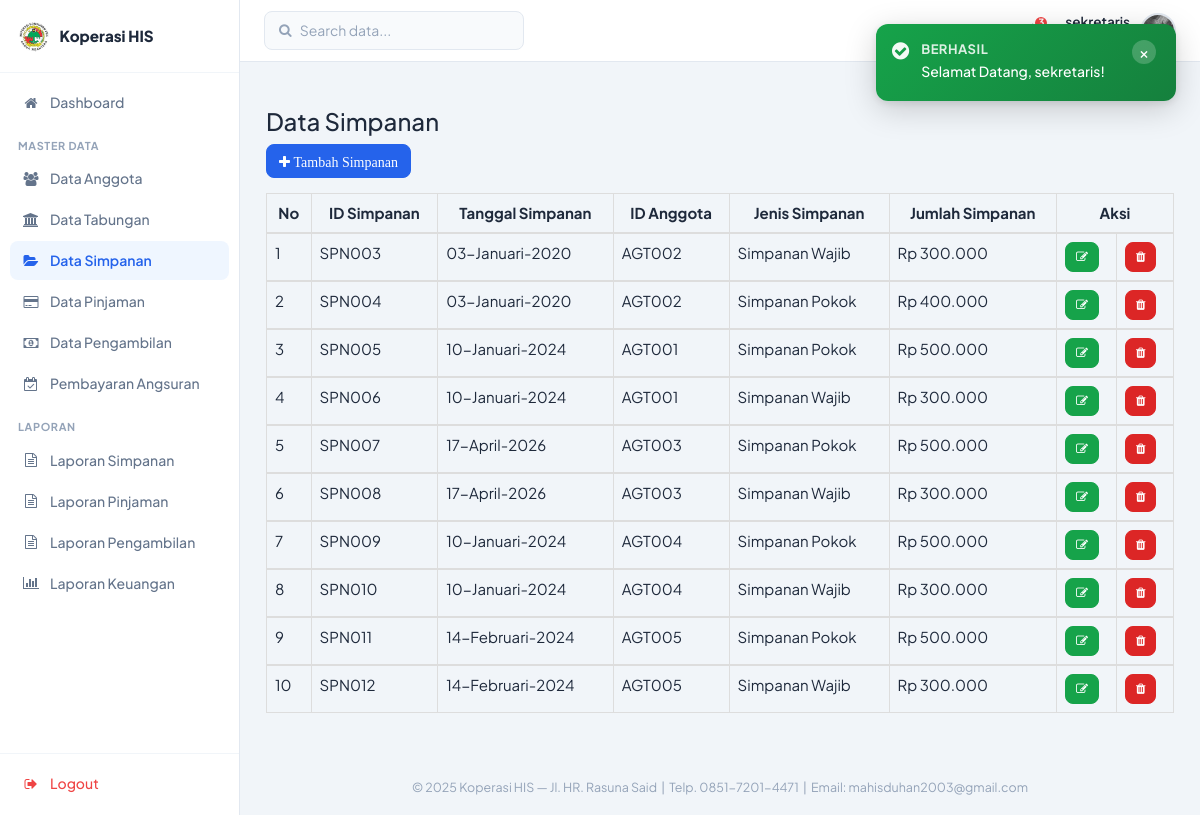
Page /sekretaris/datasimpanan.php (signed in) on the committed database.
### tables this page shows
CREATE TABLE `tbl_simpanan` (
  `id_simpanan` varchar(6) NOT NULL,
  `tgl_simpanan` date NOT NULL,
  `id_anggota` varchar(6) NOT NULL,
  `jenis_simpanan` varchar(20) NOT NULL,
  `jumlah_simpanan` int NOT NULL
);

### sekretaris/datasimpanan.php (the view)
<?php
	include ("style/header.php");
	include ("style/sidebar.php");
	function tgl_indo($tanggal){
		$bulan = array(
			1 => 'Januari',
			'Februari',
			'Maret',
			'April',
			'Mei',
			'Juni',
			'Juli',
			'Agustus',
			'September',
			'Oktober',
			'November',
			'Desember',);
		$pecahkan = explode('-', $tanggal);
		return $pecahkan[2] . '-' . $bulan[(int)$pecahkan[1]] . '-' . $pecahkan[0];
	}
?>
	<div class="box box-primary">
		<div class="box-header with-border">
			<h3 class="box-title">Data Simpanan</h3>
		</div>
		<div class="box-body">
			<div class="form-group">
				<a href="tambahsimpanan.php"><i class="btn btn-primary btn-md"><span class="fa fa-plus fa-md"> Tambah Simpanan</span></i></a>
			</div>
			<div class="table-responsive">
				<table class="table table-bordered">
					<thead>
						<tr>
							<th style="text-align: center;">No</th>
							<th style="text-align: center;">ID Simpanan</th>
							<th style="text-align: center;">Tanggal Simpanan</th>
							<th style="text-align: center;">ID Anggota</th>
							<th style="text-align: center;">Jenis Simpanan</th>
							<th style="text-align: center;">Jumlah Simpanan</th>
							<th style="text-align: center;" colspan="2">Aksi</th>
						</tr>
					</thead>
					<?php
					$no = 1;
					include ("../config/koneksi.php");
					$sql = mysqli_query($konek, "SELECT * FROM tbl_simpanan");
					while ($data = mysqli_fetch_array($sql)){
					?>
					<tbody>
						<tr>
							<td><?php echo $no++; ?></td>
							<td><?php echo $data['id_simpanan']; ?></td>
							<td><?php echo tgl_indo($data['tgl_simpanan']); ?></td>
							<td><?php echo $data['id_anggota']; ?></td>
							<td><?php echo $data['jenis_simpanan']; ?></td>
							<td><?php echo "Rp ".number_format($data['jumlah_simpanan'],0,',','.'); ?></td>
							<td><a href="editsimpanan.php?kd=<?php echo $data['id_simpanan']; ?>"><i class="btn btn-success btn-sm"><span class="fa fa-edit fa-sm"></span></i></a></td>
							<td><a href="hapussimpanan.php?kd=<?php echo $data['id_simpanan']; ?>"><i class="btn btn-danger btn-sm"><span class="fa fa-trash fa-sm"></span></i></a></td>
						</tr>
					</tbody>
					<?php
					}
					?>
				</table>
			</div>
		</div>
    </div>
<?php
	include ("style/footer.php");
?>

### assets/css/sekretaris-theme.css (style rules this page uses)
html { font-size: 16px; }
*, *::before, *::after { box-sizing: border-box; margin: 0; padding: 0; }
body.sk-body { font-family: 'Plus Jakarta Sans', 'Segoe UI', sans-serif; background: #F1F5F9; font-size: 15px; color: #1E293B; min-height: 100vh; line-height: 1.5; }
.sk-body .btn-primary { background: #2563EB; border-color: #2563EB; border-radius: 8px; font-family: 'Plus Jakarta Sans', sans-serif; font-weight: 600; }
.sk-body .btn-success { background: #16A34A; border-color: #16A34A; border-radius: 8px; font-family: 'Plus Jakarta Sans', sans-serif; font-weight: 600; }
.sk-body .btn-danger { background: #DC2626; border-color: #DC2626; border-radius: 8px; font-family: 'Plus Jakarta Sans', sans-serif; font-weight: 600; }

### rows in the picture
tbl_simpanan: id_simpanan "SPN003", tgl_simpanan "03-Januari-2020", id_anggota "AGT002", jenis_simpanan "Simpanan Wajib", jumlah_simpanan "300.000"
tbl_simpanan: id_simpanan "SPN004", tgl_simpanan "03-Januari-2020", id_anggota "AGT002", jenis_simpanan "Simpanan Pokok", jumlah_simpanan "400.000"
tbl_simpanan: id_simpanan "SPN005", tgl_simpanan "10-Januari-2024", id_anggota "AGT001", jenis_simpanan "Simpanan Pokok", jumlah_simpanan "500.000"
tbl_simpanan: id_simpanan "SPN006", tgl_simpanan "10-Januari-2024", id_anggota "AGT001", jenis_simpanan "Simpanan Wajib", jumlah_simpanan "300.000"
tbl_simpanan: id_simpanan "SPN007", tgl_simpanan "17-April-2026", id_anggota "AGT003", jenis_simpanan "Simpanan Pokok", jumlah_simpanan "500.000"
tbl_simpanan: id_simpanan "SPN008", tgl_simpanan "17-April-2026", id_anggota "AGT003", jenis_simpanan "Simpanan Wajib", jumlah_simpanan "300.000"
tbl_simpanan: id_simpanan "SPN009", tgl_simpanan "10-Januari-2024", id_anggota "AGT004", jenis_simpanan "Simpanan Pokok", jumlah_simpanan "500.000"
tbl_simpanan: id_simpanan "SPN010", tgl_simpanan "10-Januari-2024", id_anggota "AGT004", jenis_simpanan "Simpanan Wajib", jumlah_simpanan "300.000"
tbl_simpanan: id_simpanan "SPN011", tgl_simpanan "14-Februari-2024", id_anggota "AGT005", jenis_simpanan "Simpanan Pokok", jumlah_simpanan "500.000"
tbl_simpanan: id_simpanan "SPN012", tgl_simpanan "14-Februari-2024", id_anggota "AGT005", jenis_simpanan "Simpanan Wajib", jumlah_simpanan "300.000"

### other values in the picture
$sk_settings['nama_koperasi'] "Koperasi HIS"
$label "Dashboard Data Anggota Data Tabungan Data Simpanan Data Pinjaman Data Pengambilan Pembayaran Angsuran Laporan Simpanan Laporan Pinjaman Laporan Pengambilan Laporan Keuangan"
$notif_count "3"
$_SESSION['username'] "sekretaris"
$f['msg'] "Selamat Datang, sekretaris!"
